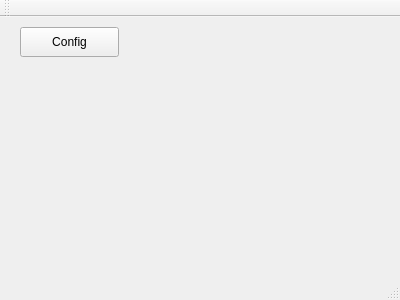
<?xml version="1.0" encoding="UTF-8"?>
<ui version="4.0">
 <class>MainWindow</class>
 <widget class="QMainWindow" name="MainWindow">
  <property name="geometry">
   <rect>
    <x>0</x>
    <y>0</y>
    <width>400</width>
    <height>300</height>
   </rect>
  </property>
  <property name="windowTitle">
   <string>MainWindow</string>
  </property>
  <widget class="QWidget" name="centralWidget">
   <widget class="QPushButton" name="btnConfig">
    <property name="geometry">
     <rect>
      <x>20</x>
      <y>10</y>
      <width>99</width>
      <height>30</height>
     </rect>
    </property>
    <property name="text">
     <string>Config</string>
    </property>
   </widget>
  </widget>
  <widget class="QToolBar" name="mainToolBar">
   <attribute name="toolBarArea">
    <enum>TopToolBarArea</enum>
   </attribute>
   <attribute name="toolBarBreak">
    <bool>false</bool>
   </attribute>
  </widget>
  <widget class="QStatusBar" name="statusBar"/>
 </widget>
 <layoutdefault spacing="6" margin="11"/>
 <resources/>
 <connections/>
</ui>
